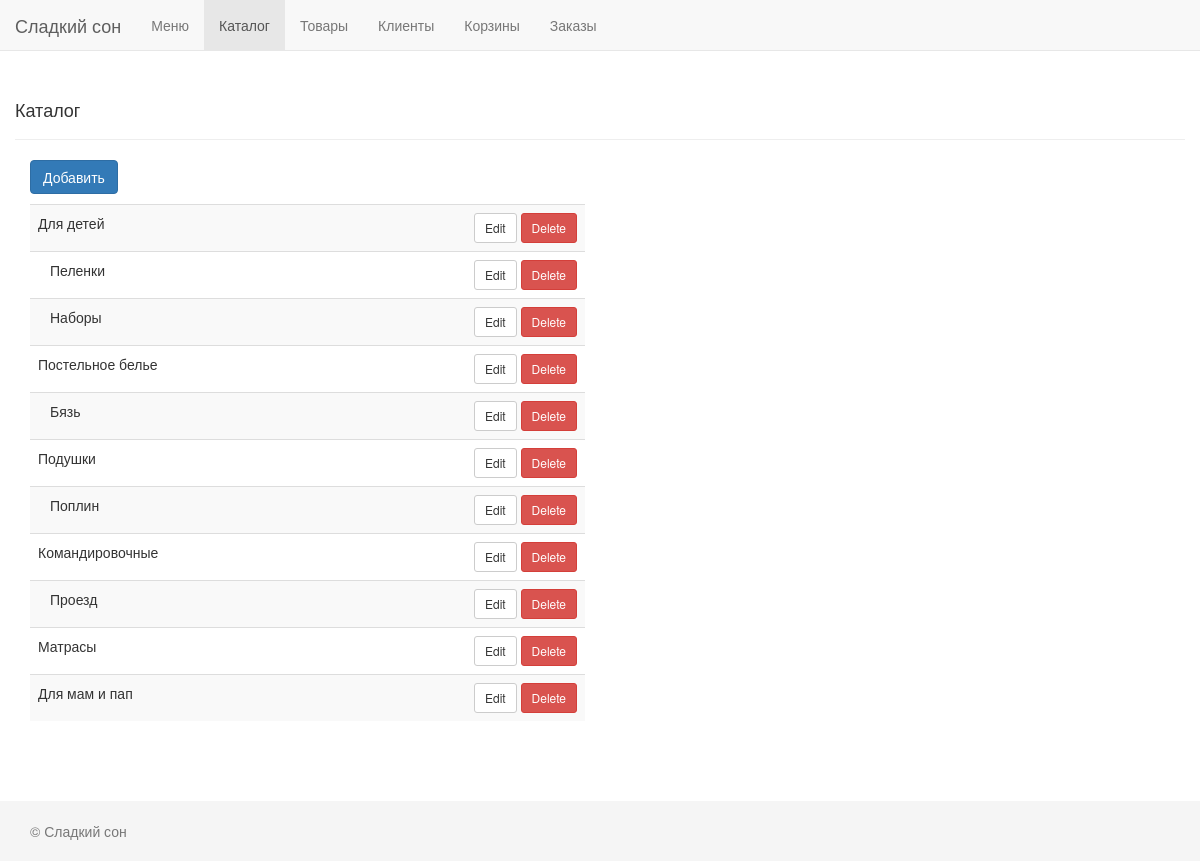
The app's page /admin/index.php?section=catalog, older data.
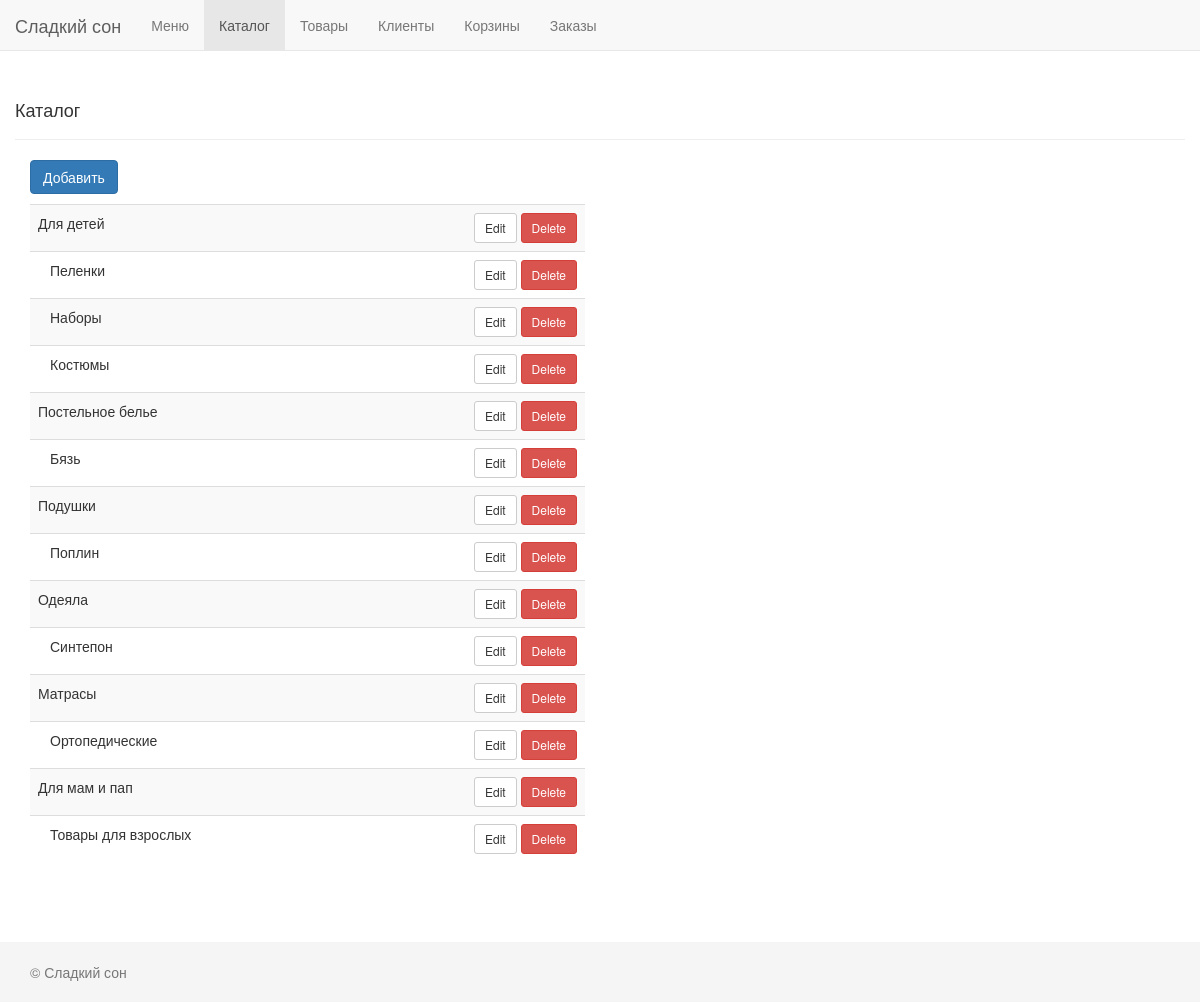
The same page, newer data.
### tables this page shows
CREATE TABLE IF NOT EXISTS `catalog` (
  `id` int(11) NOT NULL,
  `parent_id` int(11) NOT NULL,
  `name` char(250) NOT NULL,
  `price` char(30) DEFAULT NULL,
  `amount` char(30) DEFAULT NULL,
  `link` char(250) DEFAULT NULL,
  `imgLink` char(250) DEFAULT NULL
);

### admin/models/catalog.php (called while the page is built, shortened)
<?php
function GetCatalogList($parent_id = 0)
{
    $sql = "SELECT * FROM catalog WHERE parent_id=?";
    $sth = Db()->prepare($sql);
    if (!$sth->execute([$parent_id])) {
        print_r($sth->errorInfo());
        die;
    }
    return $sth->fetchall();
}

### admin/templates/catalog/list.php (the view, shortened to what this page needs)
<?php
$items = GetCatalogList();
?>
<div class="page-header">
    <h4>Каталог</h4>
</div>
<div class="col-xs-6">
    <button class="btn btn-primary" onclick="location.href='?section=catalog&action=new'">Добавить</button>
    <table class="table table-striped">
        <?php foreach ($items as $item): ?>
            <tr>
                <td>
                    <?= $item['name'] ?>
                </td>
                <td class="text-right">
                    <button type="button" class="btn btn-default btn-sm"
                            onclick="location.href='?section=catalog&action=edit&id=<?= $item['id'] ?>'">
                        Edit
                    </button>
                    <a href="?section=catalog&action=delete&id=<?= $item['id'] ?>" class="btn btn-danger btn-sm"
                            onclick="return confirm('Вы уверены?');">
                        Delete</a>
                </td>
            </tr>
            <?php
            $children = GetCatalogList($item['id']);
            if (!$children) continue;
            foreach ($children as $child):
            ?>
                <tr>
                    <td style="padding-left: 20px">
                        <?= $child['name'] ?>
                    </td>
                    <td class="text-right">
                        <button type="button" class="btn btn-default btn-sm"
                                onclick="location.href='?section=catalog&action=edit&id=<?= $child['id'] ?>'">
                            Edit
                        </button>
                        <a href="?section=catalog&action=delete&id=<?= $child['id'] ?>" class="btn btn-danger btn-sm"
                                onclick="return confirm('Вы уверены?');">
                            Delete</a>
                    </td>
                </tr>
            <?php endforeach; ?>
        <?php endforeach; ?>
    </table>
</div>

### admin/header.php (shortened to what this page needs)
<!DOCTYPE html>
<html lang="en">
<head>
    <link rel="stylesheet" href="https://maxcdn.bootstrapcdn.com/bootstrap/3.3.7/css/bootstrap.min.css"
/>
    <link rel="stylesheet" href="css/main.css"/>
</head>
<body>
<nav class="navbar navbar-default navbar-fixed-top">
    <div class="container-fluid">
        <div class="navbar-header">
            <a class="navbar-brand" href="/">Сладкий сон</a>
        </div>
        <div class="collapse navbar-collapse" id="bs-example-navbar-collapse-1">
            <ul class="nav navbar-nav">
                <li class="<?= getSection() == 'menu' ? 'active' : '' ?>"><a href="?section=menu">Меню</a></li>
                <li class="<?= getSection() == 'catalog' ? 'active' : '' ?>"><a href="?section=catalog">Каталог</a></li>
                <li class="<?= getSection() == 'goods' ? 'active' : '' ?>"><a href="?section=goods">Товары</a></li>
                <li class="<?= getSection() == 'users' ? 'active' : '' ?>"><a href="?section=users">Клиенты</a></li>
                <li class="<?= getSection() == 'carts' ? 'active' : '' ?>"><a href="?section=carts">Корзины</a></li>
                <li class="<?= getSection() == 'orders' ? 'active' : '' ?>"><a href="?section=orders">Заказы</a></li>
            </ul>
        </div>
    </div>
</nav>
<div class="container">

Row changes from the older to the newer data that the page shows:
added catalog: name "Костюмы", shown under "Для детей"
changed catalog: name "Командировочные" → "Одеяла"
changed catalog: name "Проезд" → "Синтепон"
added catalog: name "Ортопедические", shown under "Матрасы"
added catalog: name "Товары для взрослых", shown under "Для мам и пап"
